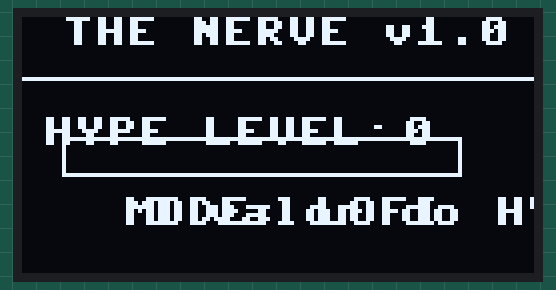
Bench run of a program on a simulated Raspberry Pi Pico running MicroPython. On the bench: 128×64 one-colour display. Wiring (from the project's diagram.json): rotary encoder A on GP10, rotary encoder B on GP11, green button on GP15. Library files of the repository ran but are not shown: ssd1306.py; what the program prints to the serial console is not drawn.

Above: at 0.4 s.

The program:

main.py
```python
from machine import Pin, I2C
import ssd1306
import time

# --- 1. CONFIGURAÇÃO DO HARDWARE ---
# I2C para a tela OLED (GP4 e GP5)
i2c = I2C(0, scl=Pin(5), sda=Pin(4), freq=400000)
oled = ssd1306.SSD1306_I2C(128, 64, i2c)

# Botão Verde (GP15)
btn_trigger = Pin(15, Pin.IN, Pin.PULL_UP)

# Encoder (GP10 e GP11)
clk = Pin(10, Pin.IN, Pin.PULL_UP)
dt = Pin(11, Pin.IN, Pin.PULL_UP)

# --- 2. VARIÁVEIS DE ESTADO ---
counter = 0
last_clk_status = clk.value()

print("NERVE SYSTEM (MicroPython) Online")

while True:
    # --- LÓGICA DO ENCODER (Hype Dial) ---
    clk_status = clk.value()
    if clk_status != last_clk_status and clk_status == 0:
        if dt.value() != clk_status:
            counter = min(100, counter + 5) # Trava no 100
        else:
            counter = max(0, counter - 5)   # Trava no 0
    last_clk_status = clk_status

    oled.fill(0)
    oled.text("THE NERVE v1.0", 10, 0)
    oled.hline(0, 15, 128, 1) # Linha de separação

    # Barra de Progresso Cinematográfica
    oled.rect(10, 30, 100, 10, 1) # Moldura da barra
    fill_width = int((counter / 100) * 98)
    oled.fill_rect(11, 31, fill_width, 8, 1) # Preenchimento

    oled.text(f"O valor do HYPE: {counter}%", 30, 45)

    if btn_trigger.value() == 0:
        oled.fill(1) # Flash de "REC"
        oled.text("RENDERING...", 20, 30, 0)
        oled.show()
        time.sleep(0.5) # Mantém o flash por meio segundo

    oled.show()

    # Exibe o nível de Hype
    oled.text("HYPE LEVEL:", 5, 25)
    oled.text(str(counter), 95, 25)

    # Define o modo
    mode = "LOFI"
    if counter > 10: mode = "EDIT"
    if counter > 20: mode = "CINEMA"
    oled.text(f"MODE: {mode}", 25, 45)

    # --- LÓGICA DO BOTÃO (Trigger) ---
    if btn_trigger.value() == 0: # Botão pressionado
        oled.fill(1) # Inverte a tela toda (Flash!)
        oled.text("ENVIANDO...", 25, 30, 0) # Texto preto no fundo branco
        print("Ação Disparada!")

    oled.show()
    # time.sleep(0.01) # Pequena pausa para estabilidade
```
